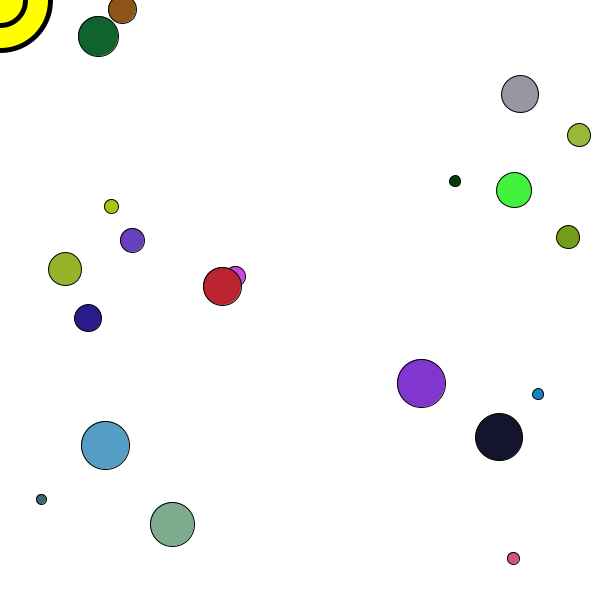
Frame 1 (no input)
Frame 60 (the mouse pressed at the canvas centre just before this capture): identical to frame 1, image omitted
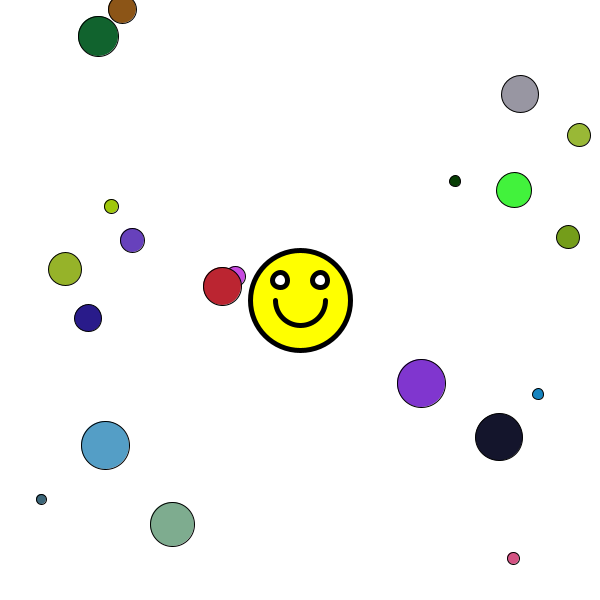
Frame 120 (the mouse held since frame 60 and released just before this capture)

The Processing sketch that drew these frames (run headless with seeded random() and noise(); from frame 60 on, the mouse is pressed at the canvas centre):

// Processing sketch: Brief_1_face
// ── Brief_1_face.pde

Face myFace;
float[][] myCircles = new float[20][6];


void setup() {
  size(600, 600);
  background(255);
  myFace = new Face();
  for(int i=0; i<myCircles.length; i++){ 
    float r= random(10, 50);
    float c= random(0, 255);
    float c2= random(0, 255);
    float c3= random(0, 255);
    float x= random(0, 600);
    float y= random(0, 600);
    int radius = int(r);
    int colour = int(c);
    int colour2 = int(c2);
    int colour3 = int(c3);
    int xpos = int(x);
    int ypos = int(y);
    myCircles[i][0] =  xpos;
    myCircles[i][1] =  ypos;
    myCircles[i][2] =  radius;
    myCircles[i][3] =  colour;
    myCircles[i][4] =  colour2;
    myCircles[i][5] =  colour3;
  }
}

void draw() {
  background(255, 255, 255);
  myFace.paint(mouseX,mouseY);//pass in x and y position of mouse to draw new face
  for(int i=0; i<myCircles.length; i++){
    fill(myCircles[i][3], myCircles[i][4], myCircles[i][5]);
    ellipse(myCircles[i][0], myCircles[i][1], myCircles[i][2], myCircles[i][2]);
  }
}

void keyPressed(){
  if (key == CODED) {
    if (keyCode == UP) {
      for(int i=0; i<myCircles.length; i++){
         myCircles[i][1] -= 5;
      }
    } else if (keyCode == DOWN) {
      for(int i=0; i<myCircles.length; i++){
         myCircles[i][1] += 5;
      }
    } else if (keyCode == LEFT) {
      for(int i=0; i<myCircles.length; i++){
         myCircles[i][0] -= 5;
      }
    } else if (keyCode == RIGHT) {
      for(int i=0; i<myCircles.length; i++){
         myCircles[i][0] += 5;
      }
    }
  }
}
// ── Face.pde
class Face {

  void paint(int x, int y) {
    //set fill color for face
    fill(255,255,0);
    strokeWeight(5);
    //main face, drawn at x & y position of mouse
    ellipse(x, y, 100, 100);
    //set no fill for the arc that will be the mouth
    noFill();
    //arc drawn at x & y position of mouse
    arc(x, y, 50, 50, 0, PI);
    strokeWeight(5);
    //fill color and the two eyes
    fill(255);
    
    // both eyes have values added/subtracted from the x and y position of the mouse to position them correctly
    ellipse(x-20, y-20, 15, 15);
    ellipse(x+20, y-20, 15, 15);
    strokeWeight(1);
  }
}
